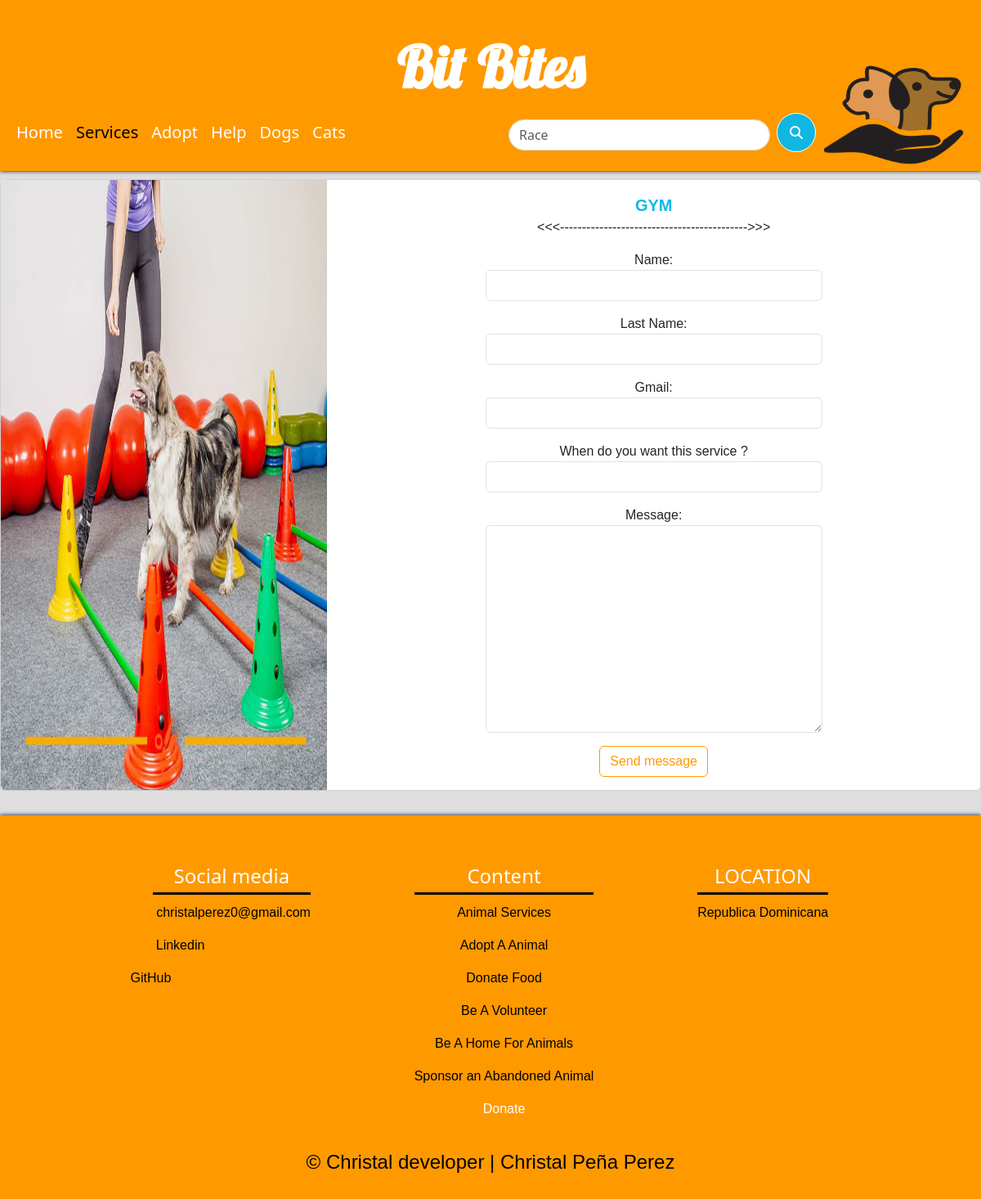
Screenshot of /services/7 with the database file from the repository.
### ServicesApp/models.py (models this page shows, shortened)
class Services(models.Model):
    name = models.CharField(max_length=50)
    image = models.ImageField(upload_to='ServiceImages')
    description = models.CharField(max_length=1000)
    created = models.DateTimeField(auto_now_add=True)
    updated = models.DateTimeField(auto_now_add=True)
    class Meta():
        verbose_name = 'Service'
        verbose_name_plural = 'Services'

### ServicesApp/views.py (the view, shortened to what this page needs)
# urls.py: path('<int:id>',views.modal,name='form')
def modal(request,id):
    data = Services.objects.filter(id=id)
    form = ServicesFroms()
    return render(request,"ServicesApp/form.html",{'data':data,'form':form})

### ServicesApp/forms.py
class ServicesFroms(forms.Form):
    name = forms.CharField(label='Name', required=True,widget=forms.TextInput(attrs={'class':'form-control'}))
    last_name = forms.CharField(label='Last Name', required= True,widget=forms.TextInput(attrs={'class':'form-control'}))
    gmail = forms.EmailField(label='Gmail',required=True,widget=forms.EmailInput(attrs={'class':'form-control'}))
    date = forms.CharField(label='When do you want this service ?',required=True,widget=forms.TextInput(attrs={'class':'form-control',}))
    message = forms.CharField(label='Message',widget=forms.Textarea(attrs={'class':'form-control'}))

### ServicesApp/templates/ServicesApp/form.html (shortened to what this page needs)
{% extends "PetsWebPage/main.html" %}
    {% block content %}
    {% for data in data %}
    <div class="card mb-3" style="max-width: 1500px; margin: auto;">
      <div class="row g-0">
        <div class="col-md-4">
          <img style="height: 100%;" src="{{data.image.url}}" class="img-fluid rounded-start" alt="...">
        </div>
        <div class="col-md-8" style=" margin: auto; width: fit-content;">
          <div class="card-body" style="margin: auto;width: fit-content;">
            <form action="" method="POST" style="text-align: center;">
              <div>
                  <strong class="modal-title fs-5" id="exampleModalLabel" style="text-transform: uppercase;color: #10b7e1;">{{data.name}}</strong>
              </div>
              <div><p><<<------------------------------------------->>></p></div>
              <p>
                {{form.as_p}}
              </p>
              <div>
                <button type="submit" class="btn">Send message</button>
              </div>
            </form>
          </div>
        </div>
      </div>
    </div>
      {% endfor %}
      {% endblock %}

### PetsWebPage/static/PetsPage/css/main.css (style rules this page uses)
body { background-image: url('https://img.freepik.com/vector-premium/patron-fisuras-cabeza-perro-lindo-sobre-fondo-blanco_426735-106.jpg?w=2000'); background-size: cover; background-size: 900px; backdrop-filter:brightness(0.87); }
.card { font-family: 'Aclonica', sans-serif; }
.btn { color:rgb(255,153,0) ; border-color: rgb(255,153,0); }

### rows the page displays
Services: image (picture), name "GYM"
